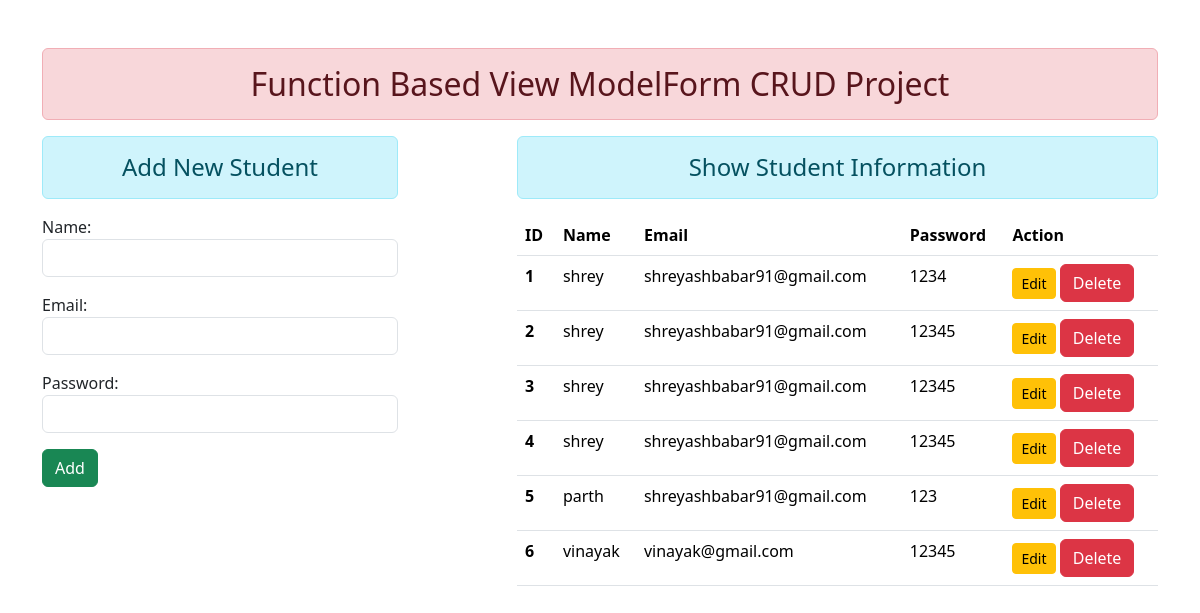
Before: / with the older database file.
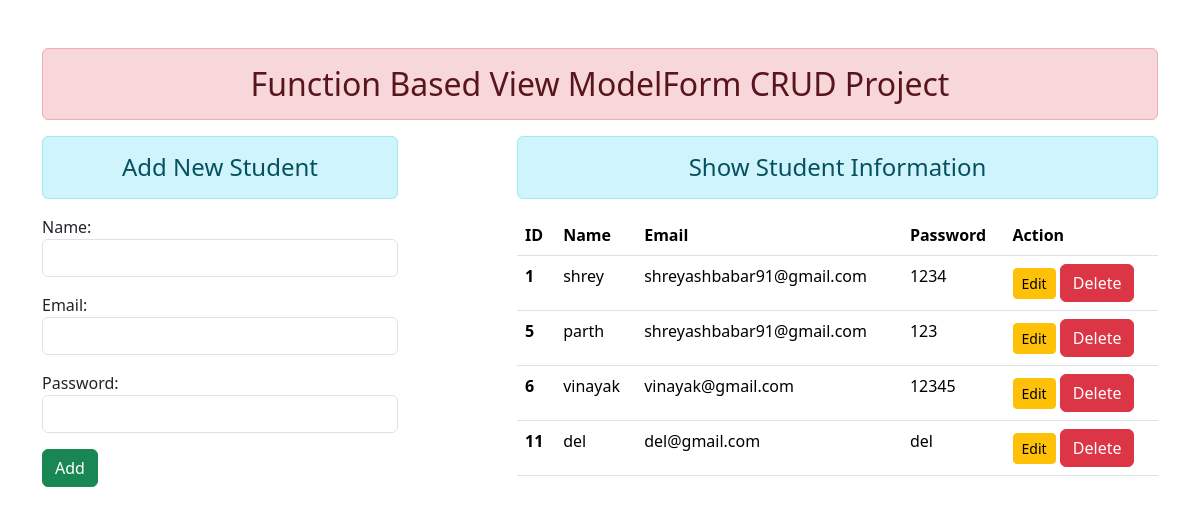
After: the same page with the newer database file.
### enroll/models.py (models this page shows)
class User(models.Model): #we create a class of user.which go on admin page where we call it.
    name = models.CharField(max_length=70)
    email = models.EmailField(max_length=100)
    password = models.CharField(max_length=100)

### enroll/views.py (the view)
# urls.py: path('', views.add_show, name="addandshow"),
def add_show(request): #it is a view of form for creating and validating and reading the data.
    if request.method == "POST":
        fm = StudentRegistration(request.POST)
        if fm.is_valid():
            nm = fm.cleaned_data['name']
            em = fm.cleaned_data['email']
            pw = fm.cleaned_data['password'] #if we do not want to save password reduce this line and declared variable in second line.
            reg = User(name=nm, email=em, password=pw)
            reg.save()
            fm = StudentRegistration()#it shows form blank after adding data to database.
    else:
        fm = StudentRegistration()
    stud = User.objects.all()
    return render(request, 'enroll/addandshow.html', {'form':fm,'stu':stud})

### enroll/forms.py
class StudentRegistration(forms.ModelForm): #It is a form we create for a user.
    class Meta:
        model = User
        fields = ['name','email','password']
        widgets = {
            'name': forms.TextInput(attrs={'class':'form-control'}),#we use form-control to convert normal form into bootstrap form
            'email': forms.EmailInput(attrs={'class':'form-control'}),
            'password': forms.PasswordInput(attrs={'class':'form-control'})
            ,
        }

### enroll/templates/enroll/addandshow.html (shortened to what this page needs)
{% extends 'enroll/base.html' %}
{% block content %}
<div class="row">
    <div class="col-sm-4">
        <h4 class="text-center alert alert-info" >Add New Student</h4>
        <form action="" method="POST">
        {{form.as_p}}
        <input type="submit" class="btn btn-success" value="Add">
        </form>
    </div>
    <div class="col-sm-7 offset-1">
        <h4 class="text-center alert alert-info" >Show Student Information</h4>
        {% if stu %}
         <table class="table table-hover">
            <thead>
                <tr>
                    <th scope="col">ID</th>
                    <th scope="col">Name</th>
                    <th scope="col">Email</th>
                    <th scope="col">Password</th>
                    <th scope="col">Action</th>
                </tr>
            </thead>
            <tbody>
                {% for st in stu %}
                <tr>
                    <th scope="row">{{st.id}}</th>
                    <td>{{st.name}}</td>
                    <td>{{st.email}}</td>
                    <td>{{st.password}}</td>
                    <td>
                        <a href="#" class="btn btn-warning btn-sm">Edit</a>
                        <form action="{% url 'deletedata' st.id %}" method="post" class="d-inline">      {% csrf_token %}
                            <input type="submit" class="btn btn-danger" value="Delete">
                        </form>
                    </td>
                </tr>
                {% endfor %}
            </tbody>
         </table>
        {% else %}
         <h4 class="text-center alert alert-warning" >No Records</h4>
        {% endif %}
    </div>
</div>
{% endblock content %}

### enroll/templates/enroll/base.html (shortened to what this page needs)
<!DOCTYPE html>
{% load static %}
<html lang="en">
<head>
    <link rel="stylesheet" href="{% static 'enroll/css/bootstrap.css' %}">
</head>
<body>
    <div class="container mt-5">
        <h2 class="text-center alert alert-danger">Function Based View ModelForm CRUD Project</h2>
        {% block content %}
        {% endblock content %}
    </div>
</body>
</html>

Changed rows visible on the page:
removed User: id "2", name "shrey", email "shreyashbabar91@gmail.com", password "12345"
removed User: id "3", name "shrey", email "shreyashbabar91@gmail.com", password "12345"
removed User: id "4", name "shrey", email "shreyashbabar91@gmail.com", password "12345"
added User: id "11", name "del", email "del@gmail.com", password "del"
